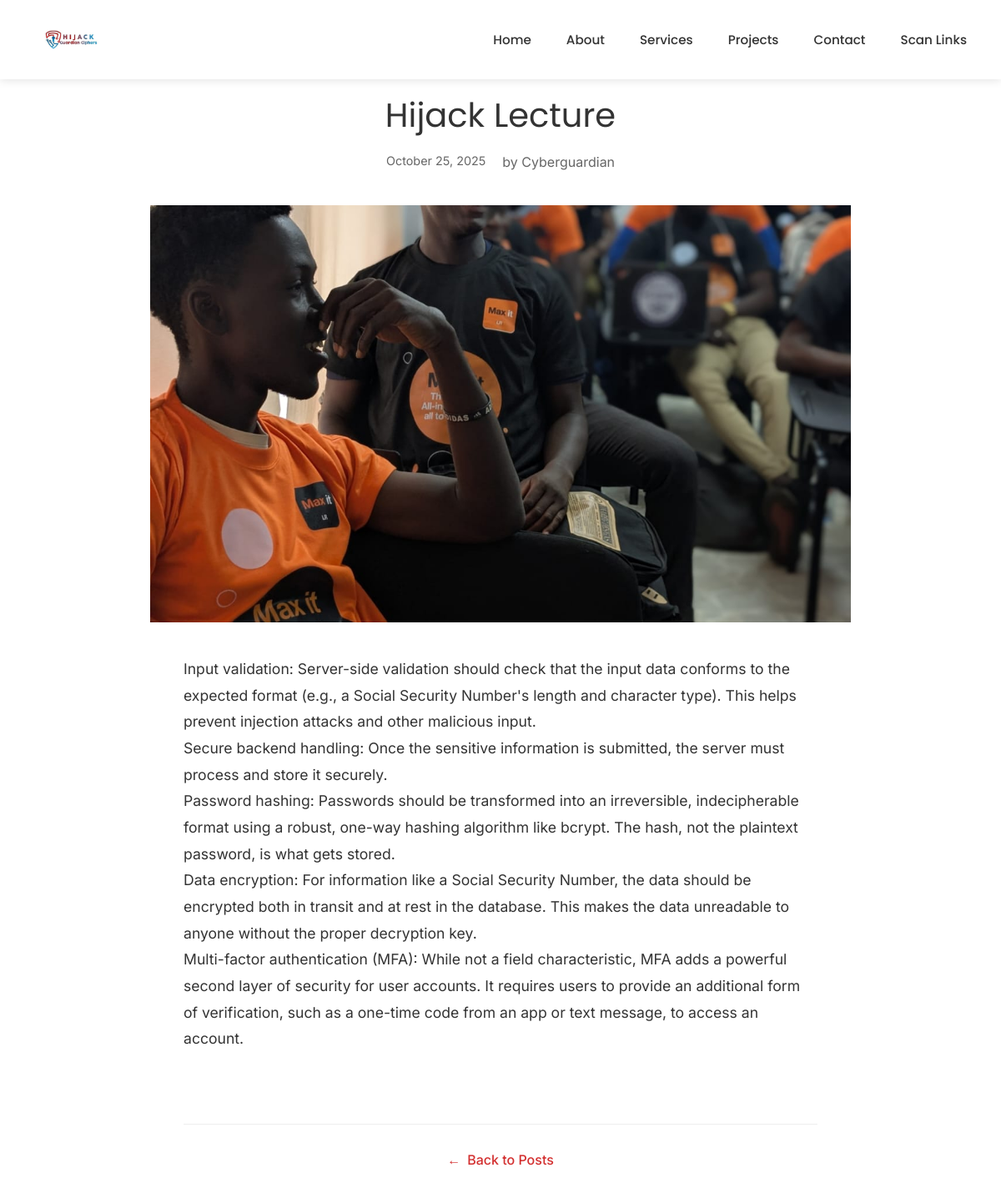
Page /posts/2/ on the committed database.
### app/models.py (models this page shows, shortened)
class Post(models.Model):
    CONTENT_TYPE_CHOICES = [
        ('text', 'Text'),
        ('image', 'Image'),
        ('video', 'Video'),
    ]
    author = models.ForeignKey(User, on_delete=models.CASCADE)
    title = models.CharField(max_length=500)
    content_type = models.CharField(max_length=10, choices=CONTENT_TYPE_CHOICES, default='text')
    content = models.TextField(blank=True, null=True)
    image = models.ImageField(upload_to='posts/images/', blank=True, null=True)
    video = models.FileField(upload_to='posts/videos/', blank=True, null=True)
    created_at = models.DateTimeField(auto_now_add=True)
    updated_at = models.DateTimeField(auto_now=True)
    published = models.BooleanField(default=False)
    class Meta:
        ordering = ['-created_at']

### app/views.py (the view)
# urls.py: path('posts/<int:pk>/', views.post_detail, name='post_detail'),
def post_detail(request, pk):
    post = get_object_or_404(Post, pk=pk, published=True)
    return render(request, 'post_detail.html', {'post': post})

### app/templates/post_detail.html
{% extends 'base.html'%}
{% block content %}
<main class="blog-detail">
    <article class="post">
        <div class="container">
            <header class="post-header">
                <h1 class="post-title">{{ post.title }}</h1>
                <div class="post-meta">
                    <time class="post-date" datetime="{{ post.created_at|date:'Y-m-d' }}">
                        {{ post.created_at|date:"F d, Y" }}
                    </time>
                    <span class="post-author">
                        by {{ post.author.get_full_name|default:post.author.username }}
                    </span>
                </div>
            </header>
            {% if post.content_type == 'image' and post.image %}
            <figure class="post-featured-image">
                <img src="{{ post.image.url }}" alt="{{ post.title }}" loading="eager">
            </figure>
            {% endif %}
            <div class="post-content">
                {% if post.content %}
                {{ post.content|linebreaks }}
                {% endif %}
            </div>
            <footer class="post-footer">
                <nav class="post-navigation">
                    <a href="{% url 'cyber:post_list' %}" class="back-to-posts">
                        <span aria-hidden="true">←</span> Back to Posts
                    </a>
                </nav>
            </footer>
        </div>
    </article>
</main>
{% endblock %}

### app/static/assert/style.css (style rules this page uses)
* { box-sizing: border-box; margin: 0; padding: 0; -webkit-font-smoothing: antialiased; -moz-osx-font-smoothing: grayscale; }
:root { --nav-height: 96px; --nav-gap: 20px; }
body { margin: 0; font-family: Arial, sans-serif; background: linear-gradient( 135deg, #3B9DD9 0%, #D63C3C 35%, #333333 65%, #005B96 100% ); min-height: 100vh; color: #fff; }
main { margin-top: calc(var(--nav-height) + var(--nav-gap)); }
.container { width: 95%; max-width: 1200px; margin: 0 auto; padding: 0 20px; box-sizing: border-box; }
.blog-listing, .blog-detail { margin: 50px 0; background: #fff; color: #333; padding: 40px 0; }
.post-content { flex: 1; display: flex; flex-direction: column; }
.post-header { margin-bottom: 15px; }
.post-title { font-family: 'Poppins', sans-serif; font-size: 1.5rem; margin: 0 0 10px; line-height: 1.3; }
.post-date { color: #666; font-size: 0.9rem; }
.blog-detail { background: #fff; }
.blog-detail .container { max-width: 800px; }
.post { margin-bottom: 60px; }
.post-header { text-align: center; margin-bottom: 40px; }
.blog-detail .post-title { font-size: 2.5rem; margin-bottom: 20px; line-height: 1.2; }
.blog-detail .post-meta { color: #666; font-size: 1rem; display: flex; justify-content: center; gap: 20px; }
.post-featured-image { margin: 0 -40px 40px; }
.post-featured-image img { width: 100%; max-height: 500px; object-fit: cover; }
.post-content { font-size: 1.1rem; line-height: 1.8; color: #333; }
.post-content p { margin-bottom: 1.5em; }
.post-footer { margin-top: 60px; padding-top: 30px; border-top: 1px solid #eee; }
.post-navigation { text-align: center; }
.back-to-posts { display: inline-flex; align-items: center; gap: 8px; color: #d32f2f; text-decoration: none; font-weight: 500; transition: color 0.2s ease; }

### app/templates/base.html (style rules this page uses)
body { font-family: 'Inter', sans-serif; }

### rows in the picture
Post: title "Hijack Lecture", created_at "October 25, 2025", author.get_full_name "Cyberguardian", image (picture), content "Input validation: Server-side validation should check that the input data conforms to the expected format (e.g., a Social Security Number's length and character type). This helps prevent injection attacks and other malicious input. Secure backend handling: Once the sensitive information is submitted, the server must process and store it securely. Password hashing: Passwords should be transformed into an irreversible, indecipherable format using a robust, one-way hashing algorithm like bcrypt. The hash, not the plaintext password, is what gets stored. Data encryption: For information like a Social Security Number, the data should be encrypted both in transit and at rest in the database. This…"
